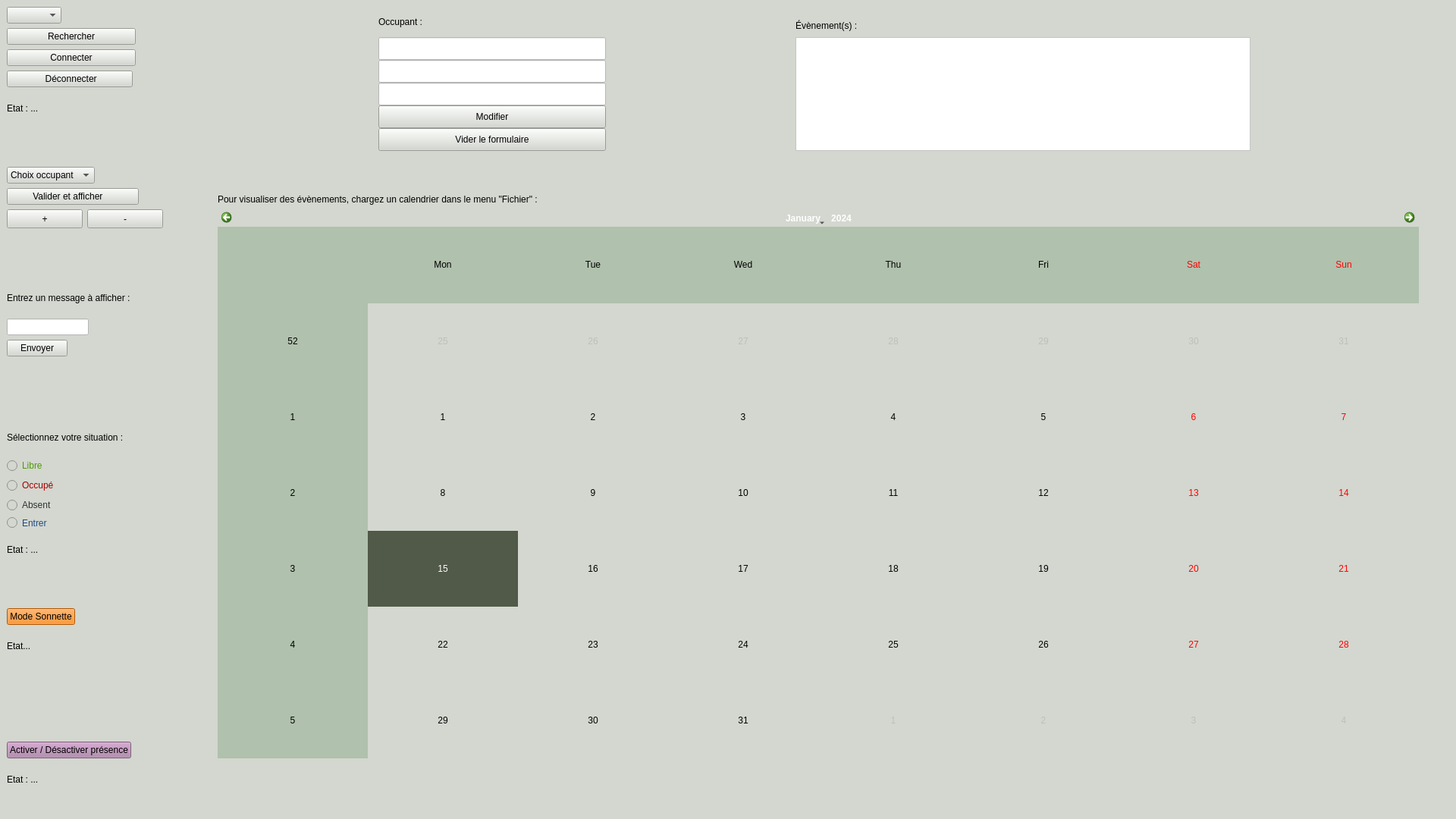
<?xml version="1.0" encoding="UTF-8"?>
<ui version="4.0">
 <class>IHMGroom</class>
 <widget class="QMainWindow" name="IHMGroom">
  <property name="enabled">
   <bool>true</bool>
  </property>
  <property name="geometry">
   <rect>
    <x>0</x>
    <y>0</y>
    <width>1920</width>
    <height>1080</height>
   </rect>
  </property>
  <property name="sizePolicy">
   <sizepolicy hsizetype="Maximum" vsizetype="Maximum">
    <horstretch>99</horstretch>
    <verstretch>99</verstretch>
   </sizepolicy>
  </property>
  <property name="minimumSize">
   <size>
    <width>0</width>
    <height>0</height>
   </size>
  </property>
  <property name="maximumSize">
   <size>
    <width>1920</width>
    <height>1080</height>
   </size>
  </property>
  <property name="font">
   <font>
    <family>Ubuntu</family>
    <weight>50</weight>
    <italic>false</italic>
    <bold>false</bold>
   </font>
  </property>
  <property name="cursor">
   <cursorShape>ArrowCursor</cursorShape>
  </property>
  <property name="windowTitle">
   <string>Groom 2021 v1.1</string>
  </property>
  <property name="windowIcon">
   <iconset>
    <normaloff>Logo_La_Salle_Avignon.png</normaloff>Logo_La_Salle_Avignon.png</iconset>
  </property>
  <property name="styleSheet">
   <string notr="true">background-color : rgb(211, 215, 207)</string>
  </property>
  <widget class="QWidget" name="widgetCentral">
   <layout class="QGridLayout" name="gridLayout">
    <item row="10" column="0" colspan="2">
     <widget class="QLabel" name="labelMessageOccupant">
      <property name="text">
       <string>Entrez un message à afficher :</string>
      </property>
     </widget>
    </item>
    <item row="25" column="1">
     <spacer name="espacementVertical_1">
      <property name="orientation">
       <enum>Qt::Vertical</enum>
      </property>
      <property name="sizeType">
       <enum>QSizePolicy::Minimum</enum>
      </property>
      <property name="sizeHint" stdset="0">
       <size>
        <width>20</width>
        <height>35</height>
       </size>
      </property>
     </spacer>
    </item>
    <item row="7" column="0" colspan="2">
     <widget class="QPushButton" name="boutonEnvoyerOccupant">
      <property name="sizePolicy">
       <sizepolicy hsizetype="Fixed" vsizetype="Fixed">
        <horstretch>0</horstretch>
        <verstretch>0</verstretch>
       </sizepolicy>
      </property>
      <property name="text">
       <string>         Valider et afficher             </string>
      </property>
     </widget>
    </item>
    <item row="0" column="4">
     <spacer name="horizontalSpacer_2">
      <property name="orientation">
       <enum>Qt::Horizontal</enum>
      </property>
      <property name="sizeType">
       <enum>QSizePolicy::Minimum</enum>
      </property>
      <property name="sizeHint" stdset="0">
       <size>
        <width>40</width>
        <height>20</height>
       </size>
      </property>
     </spacer>
    </item>
    <item row="0" column="0">
     <widget class="QComboBox" name="listeBluetooth">
      <property name="enabled">
       <bool>true</bool>
      </property>
      <property name="sizePolicy">
       <sizepolicy hsizetype="Fixed" vsizetype="Fixed">
        <horstretch>0</horstretch>
        <verstretch>0</verstretch>
       </sizepolicy>
      </property>
     </widget>
    </item>
    <item row="21" column="1">
     <spacer name="espacementVertical_4">
      <property name="orientation">
       <enum>Qt::Vertical</enum>
      </property>
      <property name="sizeType">
       <enum>QSizePolicy::Minimum</enum>
      </property>
      <property name="sizeHint" stdset="0">
       <size>
        <width>20</width>
        <height>40</height>
       </size>
      </property>
     </spacer>
    </item>
    <item row="22" column="0" colspan="2">
     <widget class="QPushButton" name="boutonPoussoirSonnette">
      <property name="sizePolicy">
       <sizepolicy hsizetype="Fixed" vsizetype="Fixed">
        <horstretch>0</horstretch>
        <verstretch>0</verstretch>
       </sizepolicy>
      </property>
      <property name="styleSheet">
       <string notr="true">background-color : rgb(245, 121, 0)</string>
      </property>
      <property name="text">
       <string>Mode Sonnette</string>
      </property>
     </widget>
    </item>
    <item row="20" column="0" colspan="2">
     <widget class="QLabel" name="labelEtatOccupant">
      <property name="text">
       <string>Etat : ...</string>
      </property>
     </widget>
    </item>
    <item row="16" column="0">
     <widget class="QRadioButton" name="boutonRadioLibre">
      <property name="contextMenuPolicy">
       <enum>Qt::DefaultContextMenu</enum>
      </property>
      <property name="styleSheet">
       <string notr="true">color: rgb(78, 154, 6);
</string>
      </property>
      <property name="text">
       <string>Libre     </string>
      </property>
      <property name="checkable">
       <bool>true</bool>
      </property>
      <property name="checked">
       <bool>false</bool>
      </property>
     </widget>
    </item>
    <item row="2" column="0" colspan="2">
     <widget class="QPushButton" name="boutonConnecterBluetooth">
      <property name="sizePolicy">
       <sizepolicy hsizetype="Fixed" vsizetype="Fixed">
        <horstretch>0</horstretch>
        <verstretch>0</verstretch>
       </sizepolicy>
      </property>
      <property name="text">
       <string>                Connecter                </string>
      </property>
     </widget>
    </item>
    <item row="8" column="0">
     <layout class="QFormLayout" name="formLayout">
      <item row="0" column="0">
       <widget class="QPushButton" name="boutonAjouterOccupant">
        <property name="sizePolicy">
         <sizepolicy hsizetype="Fixed" vsizetype="Fixed">
          <horstretch>0</horstretch>
          <verstretch>0</verstretch>
         </sizepolicy>
        </property>
        <property name="minimumSize">
         <size>
          <width>100</width>
          <height>25</height>
         </size>
        </property>
        <property name="maximumSize">
         <size>
          <width>100</width>
          <height>25</height>
         </size>
        </property>
        <property name="text">
         <string>+</string>
        </property>
       </widget>
      </item>
      <item row="0" column="1">
       <widget class="QPushButton" name="boutonSupprimerOccupant">
        <property name="sizePolicy">
         <sizepolicy hsizetype="Fixed" vsizetype="Fixed">
          <horstretch>0</horstretch>
          <verstretch>0</verstretch>
         </sizepolicy>
        </property>
        <property name="minimumSize">
         <size>
          <width>100</width>
          <height>25</height>
         </size>
        </property>
        <property name="maximumSize">
         <size>
          <width>100</width>
          <height>25</height>
         </size>
        </property>
        <property name="text">
         <string>-</string>
        </property>
       </widget>
      </item>
     </layout>
    </item>
    <item row="11" column="0" colspan="2">
     <widget class="QLineEdit" name="zoneTexteMessage">
      <property name="sizePolicy">
       <sizepolicy hsizetype="Fixed" vsizetype="Fixed">
        <horstretch>0</horstretch>
        <verstretch>0</verstretch>
       </sizepolicy>
      </property>
      <property name="styleSheet">
       <string notr="true">background-color : rgb(255, 255, 255)</string>
      </property>
     </widget>
    </item>
    <item row="19" column="0">
     <widget class="QRadioButton" name="boutonRadioEntrer">
      <property name="styleSheet">
       <string notr="true">color: rgb(32, 74, 135);
border-top-color: rgb(0, 0, 0);</string>
      </property>
      <property name="text">
       <string>Entrer  </string>
      </property>
     </widget>
    </item>
    <item row="13" column="0" colspan="2">
     <widget class="QLabel" name="labelAffichageMessageOccupant">
      <property name="text">
       <string/>
      </property>
     </widget>
    </item>
    <item row="3" column="0" colspan="2">
     <widget class="QPushButton" name="boutonDeconnecterBluetooth">
      <property name="sizePolicy">
       <sizepolicy hsizetype="Fixed" vsizetype="Fixed">
        <horstretch>0</horstretch>
        <verstretch>0</verstretch>
       </sizepolicy>
      </property>
      <property name="text">
       <string>              Déconnecter             </string>
      </property>
     </widget>
    </item>
    <item row="14" column="1">
     <spacer name="espacementVertical_2">
      <property name="orientation">
       <enum>Qt::Vertical</enum>
      </property>
      <property name="sizeType">
       <enum>QSizePolicy::Maximum</enum>
      </property>
      <property name="sizeHint" stdset="0">
       <size>
        <width>20</width>
        <height>23</height>
       </size>
      </property>
     </spacer>
    </item>
    <item row="6" column="0" colspan="2">
     <widget class="QComboBox" name="listeOccupant">
      <property name="sizePolicy">
       <sizepolicy hsizetype="Fixed" vsizetype="Fixed">
        <horstretch>0</horstretch>
        <verstretch>0</verstretch>
       </sizepolicy>
      </property>
      <item>
       <property name="text">
        <string>Choix occupant</string>
       </property>
      </item>
     </widget>
    </item>
    <item row="1" column="0" colspan="2">
     <widget class="QPushButton" name="boutonRechercherBluetooth">
      <property name="sizePolicy">
       <sizepolicy hsizetype="Fixed" vsizetype="Fixed">
        <horstretch>0</horstretch>
        <verstretch>0</verstretch>
       </sizepolicy>
      </property>
      <property name="text">
       <string>               Rechercher               </string>
      </property>
     </widget>
    </item>
    <item row="17" column="0">
     <widget class="QRadioButton" name="boutonRadioOccupe">
      <property name="styleSheet">
       <string notr="true">color: rgb(164, 0, 0);</string>
      </property>
      <property name="text">
       <string>Occupé</string>
      </property>
     </widget>
    </item>
    <item row="27" column="0" colspan="2">
     <widget class="QLabel" name="labelEtatPresence">
      <property name="text">
       <string>Etat : ...</string>
      </property>
     </widget>
    </item>
    <item row="4" column="0" colspan="2">
     <widget class="QLabel" name="labelEtatConnexion">
      <property name="text">
       <string>Etat : ...</string>
      </property>
     </widget>
    </item>
    <item row="11" column="2">
     <spacer name="horizontalSpacer">
      <property name="orientation">
       <enum>Qt::Horizontal</enum>
      </property>
      <property name="sizeType">
       <enum>QSizePolicy::Minimum</enum>
      </property>
      <property name="sizeHint" stdset="0">
       <size>
        <width>40</width>
        <height>20</height>
       </size>
      </property>
     </spacer>
    </item>
    <item row="24" column="0">
     <widget class="QLabel" name="labelSonnette">
      <property name="text">
       <string/>
      </property>
     </widget>
    </item>
    <item row="5" column="1">
     <spacer name="espacementVertical_5">
      <property name="orientation">
       <enum>Qt::Vertical</enum>
      </property>
      <property name="sizeType">
       <enum>QSizePolicy::Minimum</enum>
      </property>
      <property name="sizeHint" stdset="0">
       <size>
        <width>20</width>
        <height>40</height>
       </size>
      </property>
     </spacer>
    </item>
    <item row="15" column="0" colspan="2">
     <widget class="QLabel" name="labelChoixEtatOccupant">
      <property name="text">
       <string>Sélectionnez votre situation :</string>
      </property>
     </widget>
    </item>
    <item row="12" column="0">
     <widget class="QPushButton" name="boutonEnvoyerMessage">
      <property name="sizePolicy">
       <sizepolicy hsizetype="Fixed" vsizetype="Fixed">
        <horstretch>0</horstretch>
        <verstretch>0</verstretch>
       </sizepolicy>
      </property>
      <property name="text">
       <string>Envoyer</string>
      </property>
     </widget>
    </item>
    <item row="23" column="0" colspan="2">
     <widget class="QLabel" name="labelEtatSonnette">
      <property name="text">
       <string>Etat...</string>
      </property>
     </widget>
    </item>
    <item row="18" column="0">
     <widget class="QRadioButton" name="boutonRadioAbsent">
      <property name="styleSheet">
       <string notr="true">color: rgb(46, 52, 54);</string>
      </property>
      <property name="text">
       <string>Absent </string>
      </property>
     </widget>
    </item>
    <item row="9" column="1">
     <spacer name="verticalSpacer">
      <property name="orientation">
       <enum>Qt::Vertical</enum>
      </property>
      <property name="sizeType">
       <enum>QSizePolicy::Maximum</enum>
      </property>
      <property name="sizeHint" stdset="0">
       <size>
        <width>20</width>
        <height>40</height>
       </size>
      </property>
     </spacer>
    </item>
    <item row="26" column="0" colspan="2">
     <widget class="QPushButton" name="boutonActiverDesactiverPresence">
      <property name="sizePolicy">
       <sizepolicy hsizetype="Fixed" vsizetype="Fixed">
        <horstretch>0</horstretch>
        <verstretch>0</verstretch>
       </sizepolicy>
      </property>
      <property name="styleSheet">
       <string notr="true">background-color : rgb(173, 127, 168)</string>
      </property>
      <property name="text">
       <string>Activer / Désactiver présence</string>
      </property>
     </widget>
    </item>
    <item row="0" column="3" rowspan="27">
     <layout class="QGridLayout" name="layoutGrille">
      <property name="rightMargin">
       <number>0</number>
      </property>
      <property name="horizontalSpacing">
       <number>6</number>
      </property>
      <item row="0" column="0">
       <layout class="QHBoxLayout" name="horizontalLayout_2">
        <property name="sizeConstraint">
         <enum>QLayout::SetMinimumSize</enum>
        </property>
        <property name="bottomMargin">
         <number>0</number>
        </property>
        <item>
         <widget class="QStackedWidget" name="stackedWidget">
          <property name="sizePolicy">
           <sizepolicy hsizetype="Fixed" vsizetype="Fixed">
            <horstretch>0</horstretch>
            <verstretch>0</verstretch>
           </sizepolicy>
          </property>
          <property name="minimumSize">
           <size>
            <width>0</width>
            <height>0</height>
           </size>
          </property>
          <property name="maximumSize">
           <size>
            <width>1500</width>
            <height>500</height>
           </size>
          </property>
          <widget class="QWidget" name="page_11">
           <widget class="QLabel" name="labelEvenementsCalendrier">
            <property name="geometry">
             <rect>
              <x>720</x>
              <y>0</y>
              <width>180</width>
              <height>50</height>
             </rect>
            </property>
            <property name="sizePolicy">
             <sizepolicy hsizetype="Preferred" vsizetype="Minimum">
              <horstretch>0</horstretch>
              <verstretch>0</verstretch>
             </sizepolicy>
            </property>
            <property name="minimumSize">
             <size>
              <width>0</width>
              <height>0</height>
             </size>
            </property>
            <property name="maximumSize">
             <size>
              <width>180</width>
              <height>50</height>
             </size>
            </property>
            <property name="cursor">
             <cursorShape>ArrowCursor</cursorShape>
            </property>
            <property name="text">
             <string>Évènement(s) :</string>
            </property>
           </widget>
           <widget class="QTextEdit" name="evenement">
            <property name="enabled">
             <bool>true</bool>
            </property>
            <property name="geometry">
             <rect>
              <x>720</x>
              <y>40</y>
              <width>600</width>
              <height>150</height>
             </rect>
            </property>
            <property name="sizePolicy">
             <sizepolicy hsizetype="Fixed" vsizetype="Fixed">
              <horstretch>0</horstretch>
              <verstretch>0</verstretch>
             </sizepolicy>
            </property>
            <property name="maximumSize">
             <size>
              <width>600</width>
              <height>150</height>
             </size>
            </property>
            <property name="styleSheet">
             <string notr="true">background-color : rgb(255, 255, 255)</string>
            </property>
            <property name="readOnly">
             <bool>true</bool>
            </property>
           </widget>
           <widget class="QLabel" name="labelOccupant">
            <property name="geometry">
             <rect>
              <x>170</x>
              <y>0</y>
              <width>150</width>
              <height>40</height>
             </rect>
            </property>
            <property name="sizePolicy">
             <sizepolicy hsizetype="Preferred" vsizetype="Minimum">
              <horstretch>0</horstretch>
              <verstretch>0</verstretch>
             </sizepolicy>
            </property>
            <property name="minimumSize">
             <size>
              <width>0</width>
              <height>0</height>
             </size>
            </property>
            <property name="maximumSize">
             <size>
              <width>150</width>
              <height>40</height>
             </size>
            </property>
            <property name="text">
             <string>Occupant :</string>
            </property>
           </widget>
           <widget class="QLineEdit" name="lineEditNom">
            <property name="geometry">
             <rect>
              <x>170</x>
              <y>40</y>
              <width>300</width>
              <height>30</height>
             </rect>
            </property>
            <property name="sizePolicy">
             <sizepolicy hsizetype="Fixed" vsizetype="Fixed">
              <horstretch>0</horstretch>
              <verstretch>0</verstretch>
             </sizepolicy>
            </property>
            <property name="styleSheet">
             <string notr="true">background-color : rgb(255, 255, 255)</string>
            </property>
            <property name="clearButtonEnabled">
             <bool>false</bool>
            </property>
           </widget>
           <widget class="QLineEdit" name="lineEditPrenom">
            <property name="geometry">
             <rect>
              <x>170</x>
              <y>70</y>
              <width>300</width>
              <height>30</height>
             </rect>
            </property>
            <property name="sizePolicy">
             <sizepolicy hsizetype="Fixed" vsizetype="Fixed">
              <horstretch>0</horstretch>
              <verstretch>0</verstretch>
             </sizepolicy>
            </property>
            <property name="whatsThis">
             <string>&lt;html&gt;&lt;head/&gt;&lt;body&gt;&lt;p&gt;&lt;br/&gt;&lt;/p&gt;&lt;/body&gt;&lt;/html&gt;</string>
            </property>
            <property name="styleSheet">
             <string notr="true">background-color : rgb(255, 255, 255)</string>
            </property>
           </widget>
           <widget class="QLineEdit" name="lineEditFonction">
            <property name="geometry">
             <rect>
              <x>170</x>
              <y>100</y>
              <width>300</width>
              <height>30</height>
             </rect>
            </property>
            <property name="sizePolicy">
             <sizepolicy hsizetype="Fixed" vsizetype="Fixed">
              <horstretch>0</horstretch>
              <verstretch>0</verstretch>
             </sizepolicy>
            </property>
            <property name="styleSheet">
             <string notr="true">background-color : rgb(255, 255, 255)</string>
            </property>
           </widget>
           <widget class="QPushButton" name="boutonEditerOccupant">
            <property name="geometry">
             <rect>
              <x>170</x>
              <y>130</y>
              <width>300</width>
              <height>30</height>
             </rect>
            </property>
            <property name="sizePolicy">
             <sizepolicy hsizetype="Fixed" vsizetype="Fixed">
              <horstretch>0</horstretch>
              <verstretch>0</verstretch>
             </sizepolicy>
            </property>
            <property name="minimumSize">
             <size>
              <width>190</width>
              <height>0</height>
             </size>
            </property>
            <property name="text">
             <string>Modifier</string>
            </property>
           </widget>
           <widget class="QPushButton" name="boutonViderFormulaire">
            <property name="geometry">
             <rect>
              <x>170</x>
              <y>160</y>
              <width>300</width>
              <height>30</height>
             </rect>
            </property>
            <property name="sizePolicy">
             <sizepolicy hsizetype="Fixed" vsizetype="Fixed">
              <horstretch>0</horstretch>
              <verstretch>0</verstretch>
             </sizepolicy>
            </property>
            <property name="minimumSize">
             <size>
              <width>190</width>
              <height>0</height>
             </size>
            </property>
            <property name="text">
             <string>Vider le formulaire</string>
            </property>
           </widget>
          </widget>
          <widget class="QWidget" name="page_12"/>
         </widget>
        </item>
       </layout>
      </item>
      <item row="9" column="0">
       <widget class="QLabel" name="labelAffichageEvenements">
        <property name="sizePolicy">
         <sizepolicy hsizetype="Preferred" vsizetype="Maximum">
          <horstretch>0</horstretch>
          <verstretch>0</verstretch>
         </sizepolicy>
        </property>
        <property name="text">
         <string>Pour visualiser des évènements, chargez un calendrier dans le menu &quot;Fichier&quot; :</string>
        </property>
       </widget>
      </item>
      <item row="11" column="0" rowspan="3">
       <widget class="QCalendarWidget" name="widgetCalendrier">
        <property name="maximumSize">
         <size>
          <width>2000</width>
          <height>800</height>
         </size>
        </property>
        <property name="styleSheet">
         <string notr="true">border-top-color: rgb(0, 0, 0);
border-right-color: rgb(0, 0, 0);
border-bottom-color: rgb(0, 0, 0);
border-left-color: rgb(0, 0, 0);
alternate-background-color: rgb(176, 193, 173);
selection-background-color: rgb(81, 89, 72);</string>
        </property>
       </widget>
      </item>
     </layout>
    </item>
   </layout>
  </widget>
  <widget class="QStatusBar" name="barreStatut"/>
 </widget>
 <resources/>
 <connections/>
</ui>
